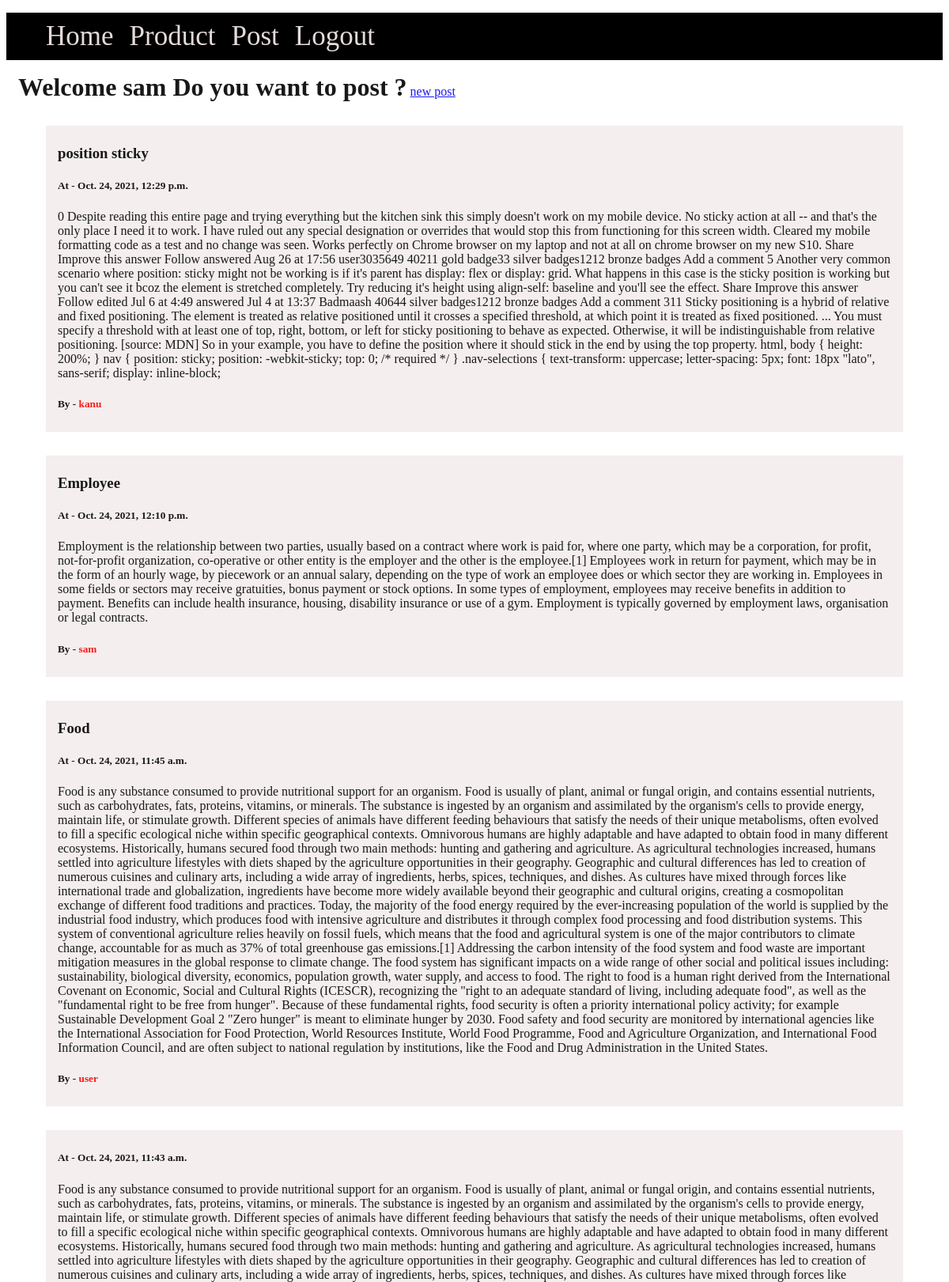
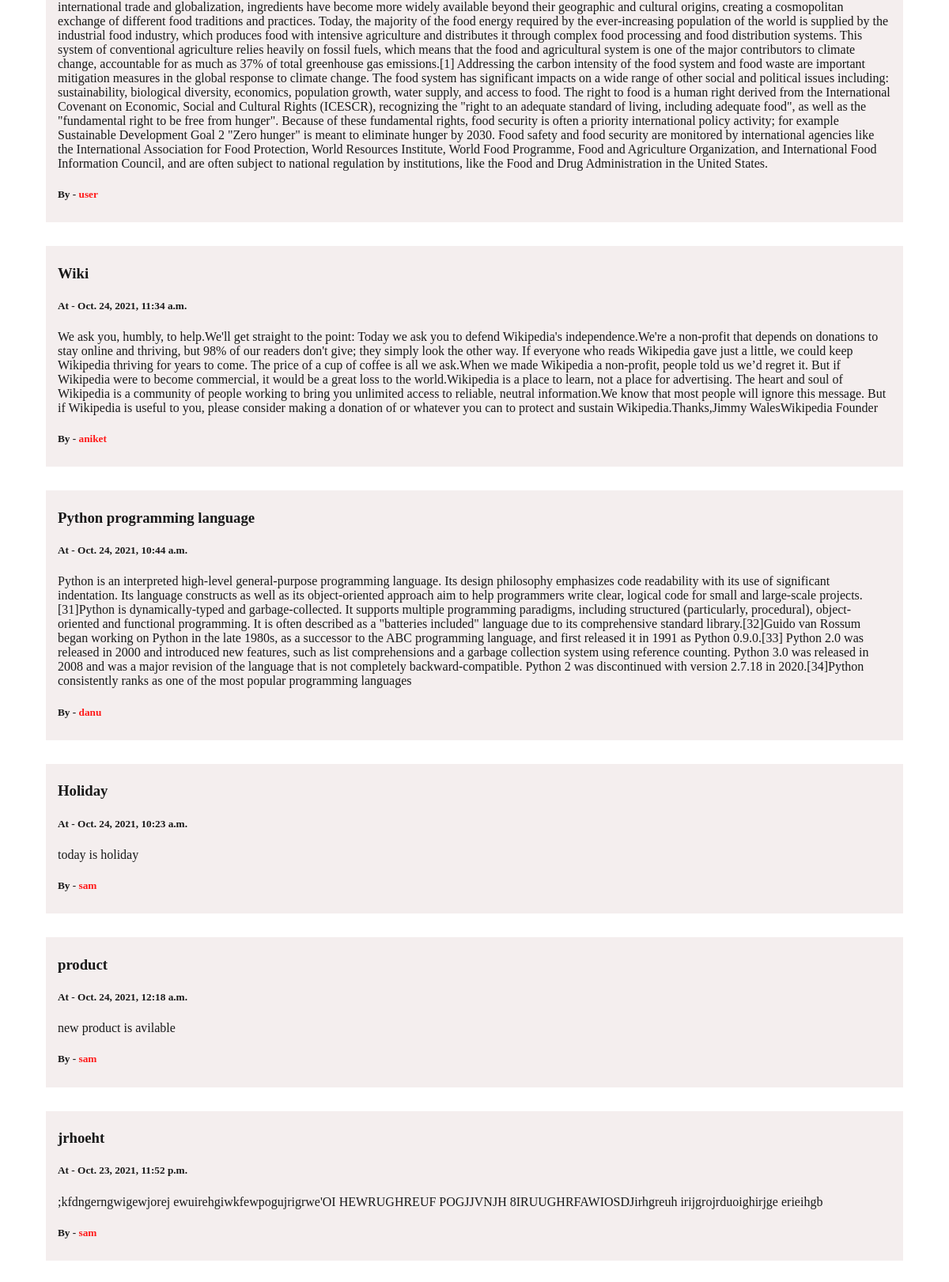
/ (signed in, upper part), run on the app's committed database (2 pictures, top to bottom).
### User/models.py (models this page shows, shortened)
class Post(models.Model):
    p_id = models.AutoField(primary_key=True)
    user = models.ForeignKey(User, on_delete=models.CASCADE, null=True, blank=True)
    title = models.CharField(max_length=1000)
    text = models.CharField(max_length=500000)
    create_at = models.DateTimeField(default=datetime.now, blank=True)
    update_at = models.DateTimeField(default=datetime.now, blank=True)

### User/views.py (the view)
# urls.py: path('',views.home,name="home"),
def home(request):
    post = Post.objects.all()
    return render(request,"User/home.html",{'post':post})

### User/templates/User/home.html (shortened to what this page needs)
{% extends 'base.html'%}
{% block body  %}
    <div class="container">
    {% if user.is_authenticated %}
    <h1 style="display: inline; padding-left:15px;">Welcome {{user.username}} Do you want to post ?</h1>
    <a href="{% url 'newpost' pk=user.username %}">new post</a>
    {% endif %}
        {% for i in post reversed %}
            <div class="mypost">
                <h3>{{i.title}}</h3>
                <h5>At - {{i.create_at}}</h5>
                {{i.text}}
                <h5 >By - <span style="color: red;">{{i.user.username}}</span></h5>
            </div>
        {% endfor %}
    </div>
{% endblock %}

### data on the page
Post: title "position sticky", create_at "Oct. 24, 2021, 12:29 p.m.", text "0 Despite reading this entire page and trying everything but the kitchen sink this simply doesn't work on my mobile device. No sticky action at all -- and that's the only place I need it to work. I have ruled out any special designation or overrides that would stop this from functioning for this screen width. Cleared my mobile formatting code as a test and no change was seen. Works perfectly on Chrome browser on my laptop and not at all on chrome browser on my new S10. Share Improve this answer Follow answered Aug 26 at 17:56 user3035649 40211 gold badge33 silver badges1212 bronze badges Add a comment 5 Another very common scenario where position: sticky might not be working is if it's…", user.username "kanu"
Post: title "Employee", create_at "Oct. 24, 2021, 12:10 p.m.", text "Employment is the relationship between two parties, usually based on a contract where work is paid for, where one party, which may be a corporation, for profit, not-for-profit organization, co-operative or other entity is the employer and the other is the employee.[1] Employees work in return for payment, which may be in the form of an hourly wage, by piecework or an annual salary, depending on the type of work an employee does or which sector they are working in. Employees in some fields or sectors may receive gratuities, bonus payment or stock options. In some types of employment, employees may receive benefits in addition to payment. Benefits can include health insurance, housing,…", user.username "sam"
Post: title "Food", create_at "Oct. 24, 2021, 11:45 a.m.", text "Food is any substance consumed to provide nutritional support for an organism. Food is usually of plant, animal or fungal origin, and contains essential nutrients, such as carbohydrates, fats, proteins, vitamins, or minerals. The substance is ingested by an organism and assimilated by the organism's cells to provide energy, maintain life, or stimulate growth. Different species of animals have different feeding behaviours that satisfy the needs of their unique metabolisms, often evolved to fill a specific ecological niche within specific geographical contexts. Omnivorous humans are highly adaptable and have adapted to obtain food in many different ecosystems. Historically, humans secured…", user.username "user"
Post: create_at "Oct. 24, 2021, 11:43 a.m.", text "Food is any substance consumed to provide nutritional support for an organism. Food is usually of plant, animal or fungal origin, and contains essential nutrients, such as carbohydrates, fats, proteins, vitamins, or minerals. The substance is ingested by an organism and assimilated by the organism's cells to provide energy, maintain life, or stimulate growth. Different species of animals have different feeding behaviours that satisfy the needs of their unique metabolisms, often evolved to fill a specific ecological niche within specific geographical contexts. Omnivorous humans are highly adaptable and have adapted to obtain food in many different ecosystems. Historically, humans secured…", user.username "user"
Post: title "Wiki", create_at "Oct. 24, 2021, 11:34 a.m.", text "We ask you, humbly, to help.We'll get straight to the point: Today we ask you to defend Wikipedia's independence.We're a non-profit that depends on donations to stay online and thriving, but 98% of our readers don't give; they simply look the other way. If everyone who reads Wikipedia gave just a little, we could keep Wikipedia thriving for years to come. The price of a cup of coffee is all we ask.When we made Wikipedia a non-profit, people told us we’d regret it. But if Wikipedia were to become commercial, it would be a great loss to the world.Wikipedia is a place to learn, not a place for advertising. The heart and soul of Wikipedia is a community of people working to bring you unlimited…", user.username "aniket"
Post: title "Python programming language", create_at "Oct. 24, 2021, 10:44 a.m.", text "Python is an interpreted high-level general-purpose programming language. Its design philosophy emphasizes code readability with its use of significant indentation. Its language constructs as well as its object-oriented approach aim to help programmers write clear, logical code for small and large-scale projects.[31]Python is dynamically-typed and garbage-collected. It supports multiple programming paradigms, including structured (particularly, procedural), object-oriented and functional programming. It is often described as a \"batteries included\" language due to its comprehensive standard library.[32]Guido van Rossum began working on Python in the late 1980s, as a successor to the ABC…", user.username "danu"
Post: title "Holiday", create_at "Oct. 24, 2021, 10:23 a.m.", text "today is holiday", user.username "sam"
Post: title "product", create_at "Oct. 24, 2021, 12:18 a.m.", text "new product is avilable", user.username "sam"
Post: title "jrhoeht", create_at "Oct. 23, 2021, 11:52 p.m.", text ";kfdngerngwigewjorej ewuirehgiwkfewpogujrigrwe'OI HEWRUGHREUF POGJJVNJH 8IRUUGHRFAWIOSDJirhgreuh irijgrojrduoighirjge erieihgb", user.username "sam"

### other printed values
{{ user.username }} "sam"
